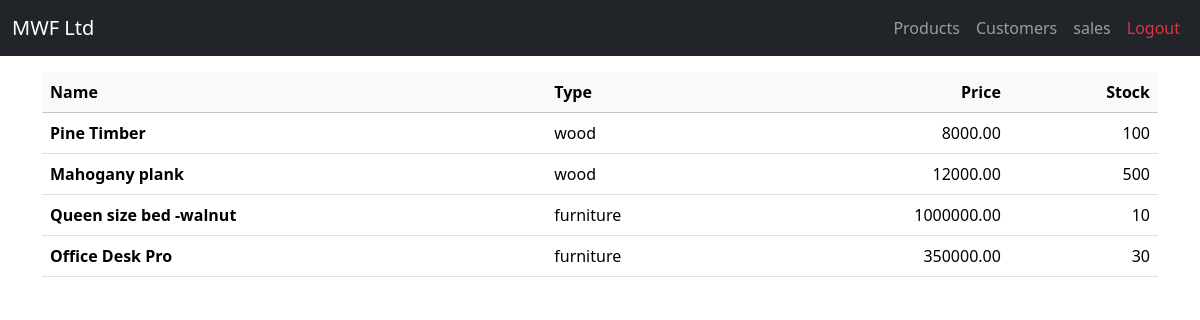
Screenshot of /products/ with the database file from the repository.
### products/models.py (models this page shows, shortened)
class Product(models.Model):
    WOOD = 'wood'
    FURNITURE = 'furniture'
    PRODUCT_TYPE_CHOICES = [
        (WOOD, 'Wood'),
        (FURNITURE, 'Furniture'),
    ]
    name = models.CharField(max_length=100)
    type = models.CharField(max_length=20, choices=PRODUCT_TYPE_CHOICES)
    category = models.CharField(max_length=50)  # e.g., sofa, timber
    description = models.TextField(blank=True)
    color = models.CharField(max_length=30, blank=True, null=True)
    measurements = models.CharField(max_length=100, blank=True, null=True)
    quality = models.CharField(max_length=50)
    product_price = models.DecimalField(max_digits=10, decimal_places=2)
    cost_price = models.DecimalField(max_digits=10, decimal_places=2)
    current_stock = models.PositiveIntegerField(default=0)
    date_added = models.DateField(auto_now_add=True)

### products/views.py (the view)
# urls.py: path('', views.product_list, name='product_list'),
def product_list(request):
    products = Product.objects.all()
    return render(request, 'product_list.html', {'products': products})

### products/templates/product_list.html (shortened to what this page needs)
{% extends 'base.html' %}
{% block content %}
<div class="table-responsive">
  <table class="table table-hover align-middle">
    <thead class="table-light">
      <tr>
        <th>Name</th>
        <th>Type</th>
        <th class="text-end">Price</th>
        <th class="text-end">Stock</th>
      </tr>
    </thead>
    <tbody>
    {% for product in products %}
      <tr>
        <td class="fw-semibold">{{ product.name }}</td>
        <td>{{ product.type }}</td>
        <td class="text-end">{{ product.product_price }}</td>
        <td class="text-end">{{ product.current_stock }}</td>
      </tr>
    {% empty %}
      <tr>
        <td colspan="5" class="text-center text-muted py-4">No products found.</td>
      </tr>
    {% endfor %}
    </tbody>
  </table>
</div>
{% endblock %}

### rows the page displays
Product: name "Pine Timber", type "wood", product_price "8000.00", current_stock "100"
Product: name "Mahogany plank", type "wood", product_price "12000.00", current_stock "500"
Product: name "Queen size bed -walnut", type "furniture", product_price "1000000.00", current_stock "10"
Product: name "Office Desk Pro", type "furniture", product_price "350000.00", current_stock "30"
